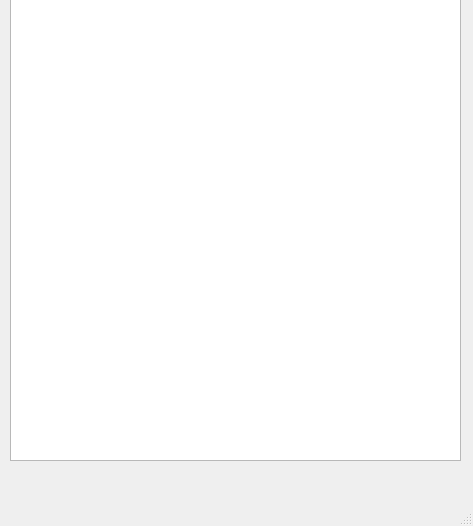
<?xml version="1.0" encoding="UTF-8"?>
<ui version="4.0">
 <class>MainWindow</class>
 <widget class="QMainWindow" name="MainWindow">
  <property name="geometry">
   <rect>
    <x>0</x>
    <y>0</y>
    <width>473</width>
    <height>526</height>
   </rect>
  </property>
  <property name="windowTitle">
   <string>MainWindow</string>
  </property>
  <widget class="QWidget" name="centralwidget">
   <widget class="QGraphicsView" name="graphicsView">
    <property name="geometry">
     <rect>
      <x>10</x>
      <y>-20</y>
      <width>451</width>
      <height>481</height>
     </rect>
    </property>
   </widget>
  </widget>
  <widget class="QMenuBar" name="menubar">
   <property name="geometry">
    <rect>
     <x>0</x>
     <y>0</y>
     <width>473</width>
     <height>21</height>
    </rect>
   </property>
  </widget>
  <widget class="QStatusBar" name="statusbar"/>
 </widget>
 <resources/>
 <connections/>
</ui>
